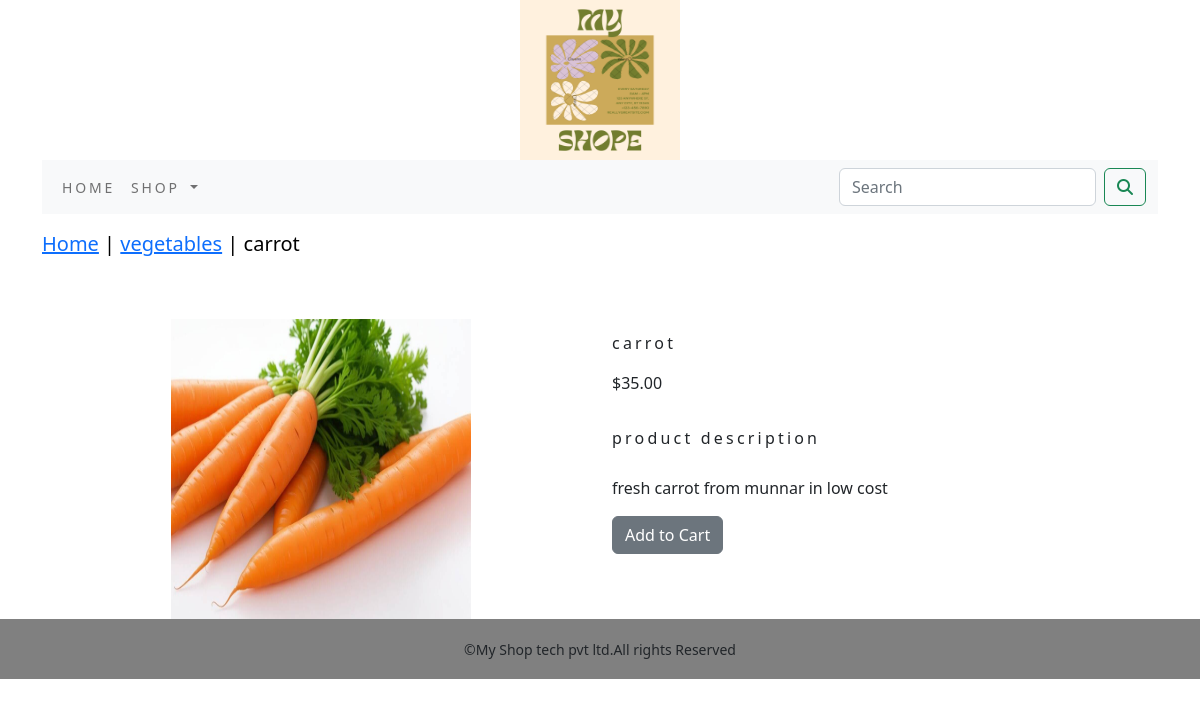
/shoping/vegetables/carrot/, run on the app's committed database.
### shopingapp/models.py (models this page shows, shortened)
class Product(models.Model):
    name = models.CharField(max_length=250, unique=True)
    slug = models.SlugField(max_length=250, unique=True)
    description = models.TextField(blank=True)
    image = models.ImageField(upload_to='product', blank=True)
    price=models.DecimalField(max_digits=10,decimal_places=2)
    category=models.ForeignKey(Category,on_delete=models.CASCADE)
    stock=models.IntegerField()
    available=models.BooleanField(default=True)
    created=models.DateTimeField(auto_now_add=True)
    update=models.DateTimeField(auto_now_add=True)
    class Meta:
        ordering = ('name',)
        verbose_name = 'product'
        verbose_name_plural = 'products'

class Category(models.Model):
    name=models.CharField(max_length=250,unique=True)
    slug=models.SlugField(max_length=250,unique=True)
    description=models.TextField(blank=True)
    image=models.ImageField(upload_to='category',blank=True)
    class Meta:
        ordering=('name',)
        verbose_name='category'
        verbose_name_plural='categories'
    def get_url(self):
        return reverse('shopingapp:product_by_category',args=[self.slug])
    def __str__(self):
        return '{}'.format(self.name)

### shopingapp/views.py (the view)
# urls.py: path('<slug:c_slug>/<slug:product_slug>/',views.proDetail,name='prodcatdetail'),
def proDetail(request,c_slug,product_slug):
    try:
        product=Product.objects.get(category__slug=c_slug,slug=product_slug)
    except Exception as e:
        raise e
    return render(request,'product.html',{'product':product})

### cartapp/context_processers.py (called while the page is built)
def counter(request):
    item_count=0
    if 'admin' in request.path:
        return {}
    else:
        try:
            cart=Cart.objects.filter(cart_id=cart_id(request))
            car_items=Cartitem.objects.all().filter(cart=cart[:1])
            for cart_item in car_items:
                item_count +=cart_item.quantity
        except Cart.DoesNotExist:
            item_count =0
    return dict(item_count=item_count)

### cartapp/views.py (called while the page is built)
def cart_id(request):
    cart=request.session.session_key
    if not cart:
        cart=request.session.create()
    return cart

### shopingapp/contestprocessors.py (called while the page is built)
def menu_links(request):
    links=Category.objects.all()
    return dict(links=links)

### template/product.html (shortened to what this page needs)
{% extends 'base.html' %}
{% load static %}
{% block content %}
<div class="row my_prod_row_class">
    <div class="mx_auto">
        <p><a href="{% url 'shopingapp:allproduct' %}">Home</a> | <a href="{{product.category.get_url}}">{{product.category}}</a> | {{product.name}}</p>
    </div>
</div>
<div class="container">
<br>
    <div class="row">
        <div class="col-12 col-sm-12 col-md-12 col-lg-6 text-center">
<div style="min-width:18rem">
            <img src="{{product.image.url}}" alt="{{product.name}}" width="300px;" height="300px;">
        </div>
    </div>
        <div class="col-12 col-sm-12 col-md-12 col-lg-6">
            <div>
            <h1 class="my_product_title">{{product.name}}</h1>
            <p>${{product.price}}</p>
            <p class="my_product_title">product description</p>
            <p class="text-justify my_product_text">{{product.description}}</p>
            {% if product.stock <= 0 %}
            <p class="text-justify my_product_text"><b>Out Of Stock</b></p>
            {% else %}
            <a class="btn btn-secondary" href="{% url 'cartapp:add_cart' product.id %}">Add to Cart</a>
            {% endif %}
            </div>
        </div>
    </div>
</div>
	{% endblock %}

### static/css/custom.css (style rules this page uses)
.my_prod_row_class { padding-top:15px; padding-bottom:20px }
.my_prod_row_class .mx_auto { color:#000; font-size:20px; text-decorations:none; }
.my_product_title { font-size:16px; letter-spacing:.2em; padding-top:15px; padding-bottom:10px; }
@media (min-width: 768px) { .my_product_text { padding-right: 20px; } }

### data on the page
Product: category "vegetables", name "carrot", image (picture), price "35.00", description "fresh carrot from munnar in low cost"
